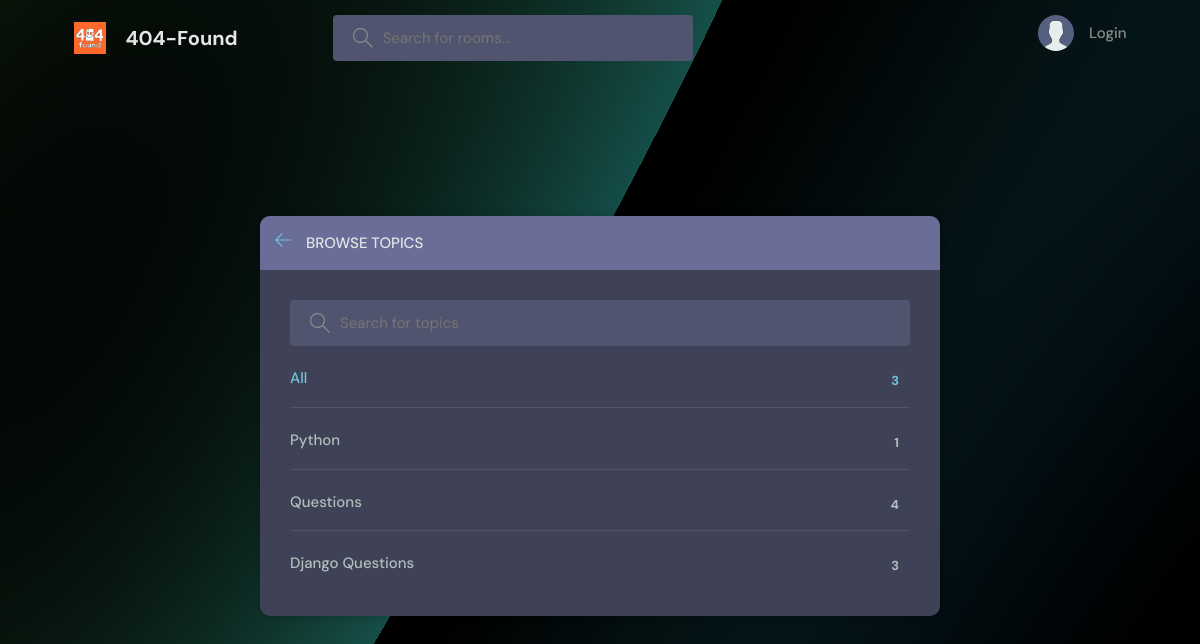
Page /topics/ on the committed database.
### base/models.py (models this page shows, shortened)
class Topic(models.Model):
    name = models.CharField(max_length=200)

### base/views.py (the view)
# urls.py: path('topics/', views.topicsPage, name="topics"),
def topicsPage(request):
    q = request.GET.get('q') if request.GET.get('q') !=  None else ''
    topics = Topic.objects.filter(name__icontains=q)
    return render(request, 'base/topics.html', {'topics': topics})

### base/templates/base/topics.html (shortened to what this page needs)
{% extends 'main.html' %} {% block content %}
<main class="create-room layout">
  <div class="container">
    <div class="layout__box">
      <div class="layout__boxHeader">
        <div class="layout__boxTitle">
          <a href="{% url 'home_studybuddy' %}">
            <svg
              version="1.1"
              xmlns="http://www.w3.org/2000/svg"
              width="32"
              height="32"
              viewBox="0 0 32 32"
            >
              <title>arrow-left</title>
              <path
                d="M13.723 2.286l-13.723 13.714 13.719 13.714 1.616-1.611-10.96-10.96h27.625v-2.286h-27.625l10.965-10.965-1.616-1.607z"
              ></path>
            </svg>
          </a>
          <h3>Browse Topics</h3>
        </div>
      </div>
      <div class="topics-page layout__body">
        <form action="" method="GET" class="header__search">
          <label>
            <input name="q" placeholder="Search for topics" />
          </label>
        </form>
        <ul class="topics__list">
          <li>
            <a href="{% url 'topics' %}" class="active"
              >All <span>{{topics.count}}</span></a
            >
          </li>
          {% for topic in topics %}
          <li>
            <a href="{% url 'home_studybuddy' %}?q={{topic.name}}"
              >{{ topic.name }} <span>{{topic.room_set.all.count}}</span></a
            >
          </li>
          {% endfor %}
        </ul>
      </div>
    </div>
  </div>
</main>
{% endblock content %}

### static/styles/style.css (style rules this page uses)
:root { --color-main: #71c6dd; --color-main-light: #e1f6fb; --color-dark: #3f4156; --color-dark-medium: #51546e; --color-dark-light: #696d97; --color-light: #e5e5e5; --color-gray: #8b8b8b; --color-light-gray: #b2bdbd; --color-bg: #2d2d39; --color-success: #5dd693; --color-error: #fc4b0b; }
* { font-family: "DM Sans", -apple-system, BlinkMacSystemFont, "Segoe UI", Roboto, Oxygen, Ubuntu, Cantarell, "Open Sans", "Helvetica Neue", sans-serif; margin: 0; padding: 0; box-sizing: border-box; text-rendering: optimizeLegibility; font-size: inherit; }
html { font-size: 56.25%; }
@media only screen and (min-width: 1200px) { html { font-size: 62.5%; } }
body { line-height: 1.6; font-weight: 400; font-size: 1.5rem; color: var(--color-light-gray); background-color: var(--color-bg); min-height: 100vh; }
a { display: inline-block; color: var(--color-main); text-decoration: none; }
.container { max-width: 120rem; width: 90%; margin: auto; }
.header__search > label { background-color: var(--color-dark-medium); padding: 1.3rem 1rem; display: flex; align-items: center; gap: 1rem; border-radius: 4px; }
.header__search svg { fill: var(--color-gray); width: 2rem; height: 2rem; margin-left: 1rem; }
.header__search input { width: 30rem; background: transparent; border: none; outline: none; color: var(--color-light); }
.layout { margin-top: 2.4rem; }
.layout > .container { display: flex; justify-content: space-between; align-items: flex-start; }
.layout__box { width: 90%; max-width: 48rem; min-height: 40rem; position: absolute; top: 50%; left: 50%; transform: translate(-50%, -46%); background-color: var(--color-dark); border-radius: 1rem; box-shadow: 1px 1px 6px 3px rgba(0, 0, 0, 0.1); overflow: hidden; }
.layout__boxHeader { display: flex; padding: 1.5rem; background-color: var(--color-dark-light); }
.layout__boxTitle { display: flex; gap: 1.5rem; align-items: center; }
.layout__boxTitle h3 { text-transform: uppercase; font-weight: 500; color: var(--color-light); }
.layout__boxTitle svg { width: 1.6rem; height: 1.6rem; fill: var(--color-main); }
.layout__body { margin: 3rem; }
.topics__list { list-style: none; }
.topics__list li a { display: flex; justify-content: space-between; margin-bottom: 3rem; font-weight: 500; color: var(--color-light-gray); transition: all 0.3s ease-in-out; }
.topics__list li a.active, .topics__list li a:hover { color: var(--color-main); }
.topics__list li a span { padding: 0.5rem 1rem; background-color: var(--color-dark); border-radius: 3px; font-size: 1.3rem; font-weight: 700; letter-spacing: 1px; }
.topics-page .topics__list li:not(:last-child) a { margin: 2rem 0; padding-bottom: 1rem; text-decoration: none; border-bottom: 1px solid var(--color-dark-medium); }
.topics-page .header__search { display: block; }
.create-room.layout .layout__box { max-width: 68rem; }

### templates/main.html (style rules this page uses)
body { background-image: url("/static/images/aaabstract.png"); }

### rows in the picture
Topic: name "Python", room_set.all.count "1"
Topic: name "Questions", room_set.all.count "4"
Topic: name "Django Questions", room_set.all.count "3"

### other values in the picture
{{ topics.count }} "3"
